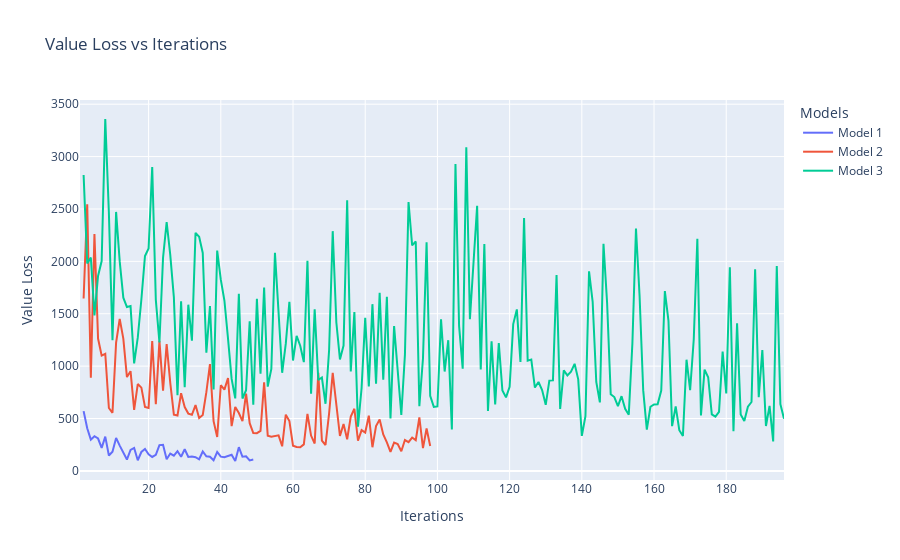

The notebook cell this image was saved under:
### Code cell
fig = go.Figure()
fig.add_trace(go.Scatter(
    x=df_1['time/iterations'],
    y=df_1['train/value_loss'],
    mode='lines',
    name='Model 1'
))
fig.add_trace(go.Scatter(
    x=df_2['time/iterations'],
    y=df_2['train/value_loss'],
    mode='lines',
    name='Model 2'
))
fig.add_trace(go.Scatter(
    x=df_3['time/iterations'],
    y=df_3['train/value_loss'],
    mode='lines',
    name='Model 3'
))
fig.update_layout(
    title='Value Loss vs Iterations',
    xaxis_title='Iterations',
    yaxis_title='Value Loss',
    legend_title='Models'
)
fig.show()

### Figure 1 — Plotly figure (JSON) as saved in the notebook; plotly's stock layout.template omitted (floating-point values rounded to 4 significant figures; data arrays with more than 128 entries replaced by an {"elided": "..."} marker saying what was removed)
{"data": [{"mode": "lines", "name": "Model 1", "type": "scatter", "x": [1, 2, 3, 4, 5, 6, 7, 8, 9, 10, 11, 12, 13, 14, 15, 16, 17, 18, 19, 20, 21, 22, 23, 24, 25, 26, 27, 28, 29, 30, 31, 32, 33, 34, 35, 36, 37, 38, 39, 40, 41, 42, 43, 44, 45, 46, 47, 48, 49], "y": [null, 570.2, 407.2, 298.2, 331.2, 309.0, 219.5, 326.6, 146.7, 183.7, 314.7, 241.2, 177.8, 108.1, 200.4, 219.4, 101.7, 180.5, 209.1, 158.9, 133.1, 153.1, 246.3, 249.5, 110.3, 165.7, 145.5, 188.1, 135.0, 206.4, 132.7, 136.2, 131.0, 111.1, 184.9, 138.6, 135.4, 100.8, 180.5, 135.7, 129.7, 144.4, 153.5, 94.44, 226.1, 135.0, 139.2, 99.79, 108.6]}, {"mode": "lines", "name": "Model 2", "type": "scatter", "x": [1, 2, 3, 4, 5, 6, 7, 8, 9, 10, 11, 12, 13, 14, 15, 16, 17, 18, 19, 20, 21, 22, 23, 24, 25, 26, 27, 28, 29, 30, 31, 32, 33, 34, 35, 36, 37, 38, 39, 40, 41, 42, 43, 44, 45, 46, 47, 48, 49, 50, 51, 52, 53, 54, 55, 56, 57, 58, 59, 60, 61, 62, 63, 64, 65, 66, 67, 68, 69, 70, 71, 72, 73, 74, 75, 76, 77, 78, 79, 80, 81, 82, 83, 84, 85, 86, 87, 88, 89, 90, 91, 92, 93, 94, 95, 96, 97, 98], "y": [null, 1646.0, 2544.0, 889.0, 2262.0, 1263.0, 1100.0, 1118.0, 600.3, 554.3, 1225.0, 1452.0, 1263.0, 895.3, 951.6, 583.3, 828.8, 794.7, 609.6, 600.4, 1238.0, 636.8, 1241.0, 765.8, 1210.0, 839.6, 536.9, 529.0, 740.9, 609.0, 547.0, 535.8, 628.5, 505.6, 534.0, 751.3, 1019.0, 474.3, 323.6, 817.8, 775.7, 886.5, 426.8, 609.9, 552.2, 475.3, 737.9, 455.1, 361.3, 360.2, 381.5, 844.9, 336.1, 326.4, 336.3, 339.1, 235.0, 536.1, 475.9, 239.9, 227.5, 225.8, 253.1, 543.4, 337.2, 261.1, 935.3, 289.2, 247.3, 548.5, 934.8, 662.3, 333.1, 447.4, 302.0, 519.4, 593.1, 287.7, 389.4, 366.5, 526.9, 226.1, 427.9, 490.5, 347.6, 271.9, 181.7, 270.0, 255.5, 187.6, 294.6, 274.9, 318.6, 293.3, 509.8, 217.4, 405.1, 236.9]}, {"mode": "lines", "name": "Model 3", "type": "scatter", "x": {"elided": "196 int values"}, "y": {"elided": "196 float values"}}], "layout": {"legend": {"title": {"text": "Models"}}, "title": {"text": "Value Loss vs Iterations"}, "xaxis": {"title": {"text": "Iterations"}}, "yaxis": {"title": {"text": "Value Loss"}}}}
